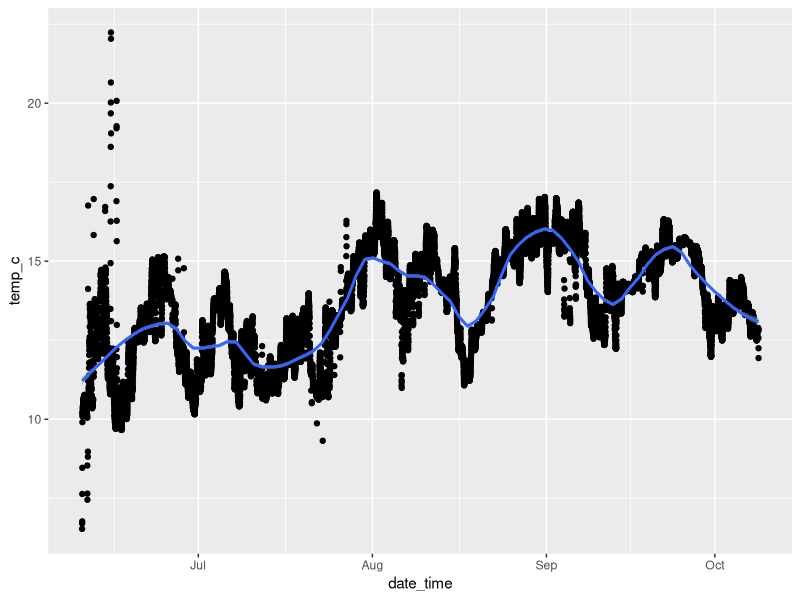
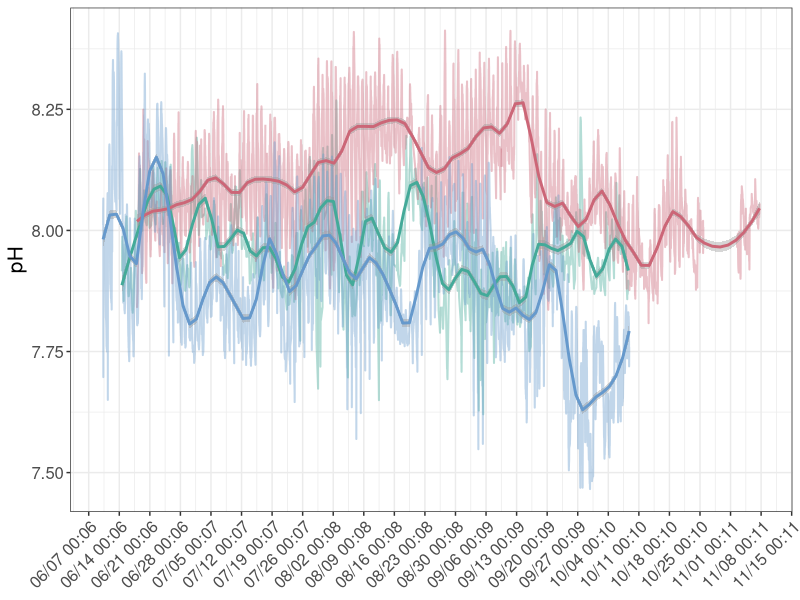
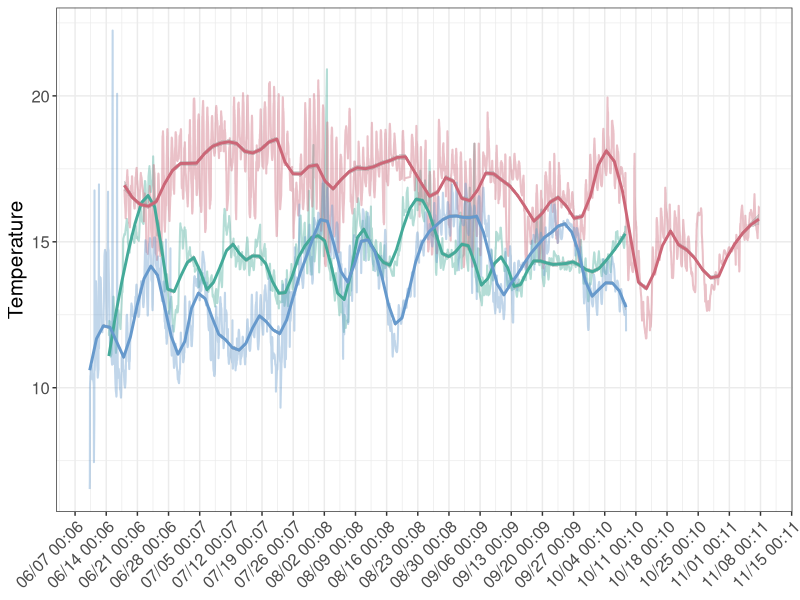
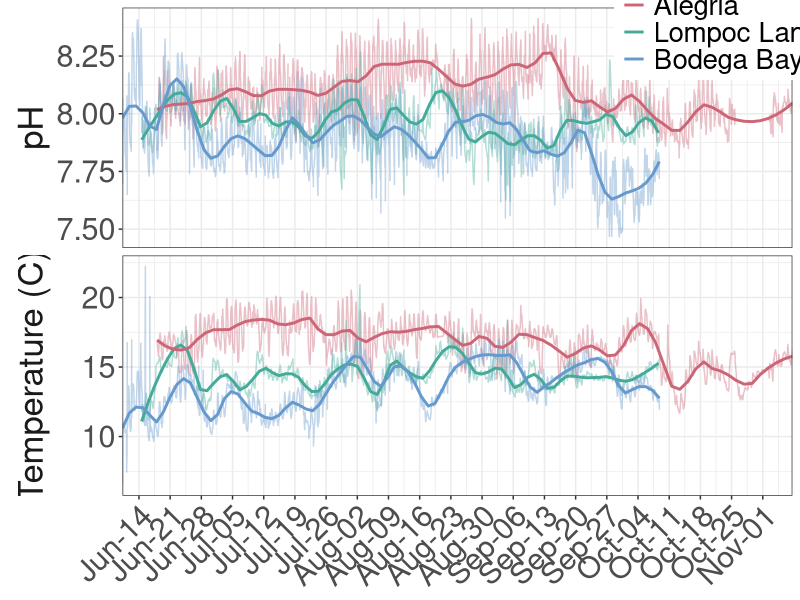
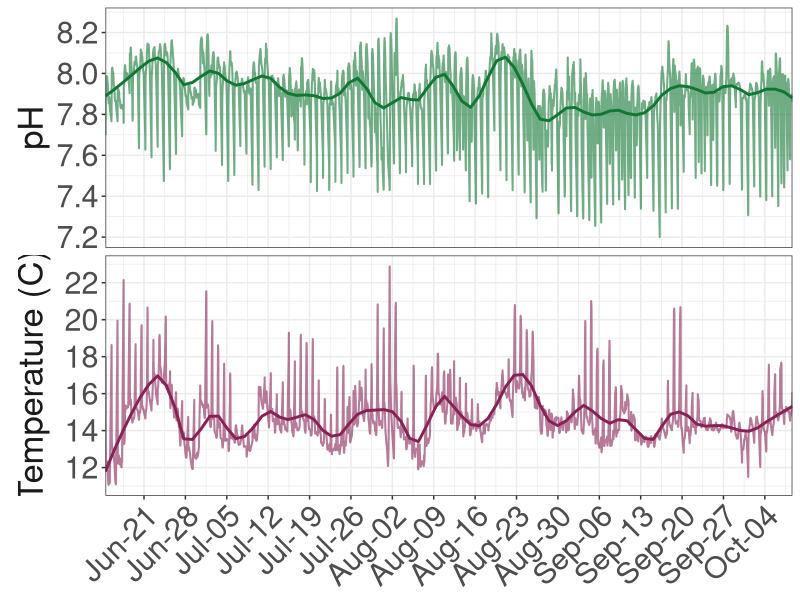
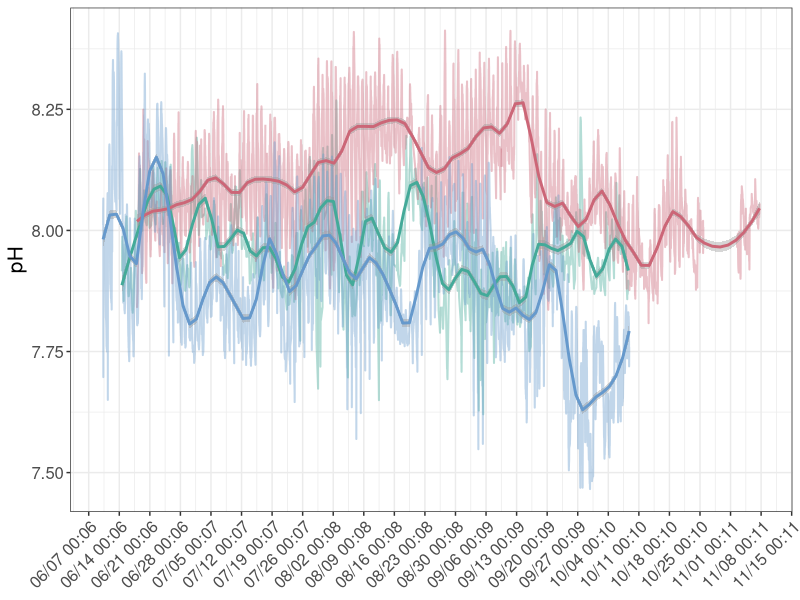
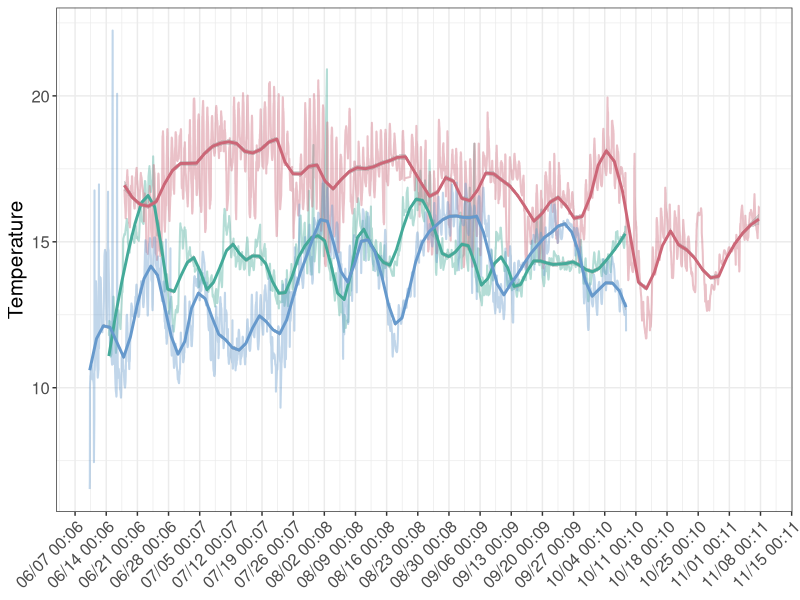
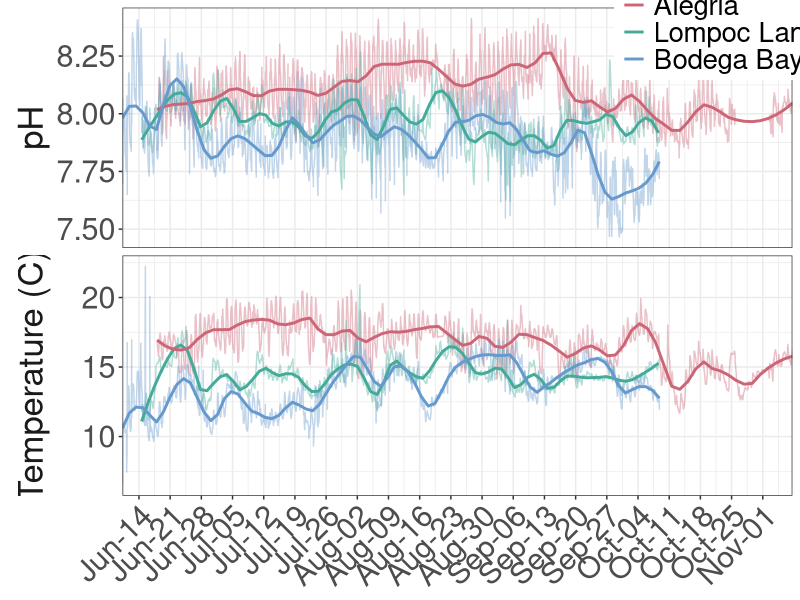

R code for these plots, in order:
## ---- chunk 1
knitr::opts_chunk$set(echo = TRUE,
                      messages = FALSE, 
                      error = FALSE,
                      warning = FALSE)

library(tidyverse)
library(here)
library(lubridate)
library(scales) #for plotting time series data
## ---- chunk 2
raw <- read_csv(here("data","sensors", "ph_clean.csv")) %>%
  mutate(temp_c=ifelse(is.na(temp_c==TRUE), temp_durafet_c, temp_c)) #use durafet temp values as "TEMP" values, until I recover HOBO from Alegria

alg <- raw %>%
  filter(site=="Alegria")

lol <- raw %>%
  filter(site=="Lompoc Landing")

bml <- raw %>%
  filter(site=="Bodega Bay")
## ---- chunk 3
ggplot(bml, aes(x=date_time, y=temp_c)) +
  geom_point() +
  geom_smooth(method="loess", span=0.2) #span 0.3 looks similar to method="gam"
## ---- chunk 4
#set order for sites
raw$site <- factor(raw$site, levels=c("Lompoc Landing","Alegria","Bodega Bay"))

#set custom color for sites
pal <- c(
  "Alegria" = "#CC6677",
  "Lompoc Landing" = "#44AA99",
  "Bodega Bay" = "#6699CC"
)

#Run this for pH
ggplot(raw, aes(x=date_time, y=p_h, group=site)) +
  geom_line(aes(color=site), size=0.7, alpha=0.4) +
  scale_color_manual(values = pal) + #color lines by custom site color palette
  geom_smooth(aes(color=site), method="loess", span=0.1) +
  scale_x_datetime(breaks = scales::date_breaks("1 week"), 
                    labels = date_format("%m/%d %H:%m")) +
  #xlab("Date and time") +
  ylab("pH") +
  theme_bw() +
  theme(axis.text.x=element_text(angle=45, vjust = 1, hjust=1, size=12),
        #element_text(angle=45, vjust = 1, hjust=1, size=12),
        axis.title.x=element_blank(),
        #element_text(size=15),
        axis.text.y=element_text(size=12),
        #axis.ticks.x=element_blank(),
        axis.title.y=element_text(size=15),
        legend.position = "none")

ggsave(here("figures", "sensors", "ph_smooth.png"), height=20, width=40, units="cm")

#Run this for temperature
ggplot(raw, aes(x=date_time, y=temp_c, group=site)) +
  geom_line(aes(color=site), size=0.7, alpha=0.4) +
  scale_color_manual(values = pal) + #color lines by custom site color palette
  geom_smooth(aes(color=site), method="loess", span=0.1) + 
  scale_x_datetime(breaks = scales::date_breaks("1 week"), 
                    labels = date_format("%m/%d %H:%m")) +
  #xlab("Date and time") +
  ylab("Temperature") +
  theme_bw() +
  theme(axis.text.x=element_text(angle=45, vjust = 1, hjust=1, size=12),
        #element_text(angle=45, vjust = 1, hjust=1, size=12),
        axis.title.x=element_blank(),
        #element_text(size=15),
        axis.text.y=element_text(size=12),
        #axis.ticks.x=element_blank(),
        axis.title.y=element_text(size=15),
        legend.position = "none")

ggsave(here("figures", "sensors", "temp_smooth.png"), height=20, width=40, units="cm")
## ---- chunk 5
raw_combine <- raw %>%
  select(site, date_time, temp_c, p_h) %>%
  pivot_longer(cols=temp_c:p_h,
               names_to = "group",
               values_to = "value")

ggplot(raw_combine, aes(x=date_time, y=value, group=group, color=site)) +
  #geom_line(aes(color=site), size=0.7, alpha=0.2) +
  geom_line(aes(x=date_time, y=value, group=group), data = . %>% filter((site %in% c("Alegria"))), alpha=0.4) + #plot only ALG line
  geom_line(aes(x=date_time, y=value, group=group), data = . %>% filter((site %in% c("Lompoc Landing"))), alpha=0.4) + #plot only LOL
  geom_line(aes(x=date_time, y=value, group=group), data = . %>% filter((site %in% c("Bodega Bay"))), alpha=0.4) + #plot only BML
  geom_smooth(aes(group=site), method="loess", span=0.1, se=FALSE) + 
  scale_color_manual(values = pal) + #color lines by custom site color palette
  #geom_point(aes(color=group), size=0.5) +
  scale_x_datetime(breaks = date_breaks("1 week"),
                   labels = date_format("%b-%d"),
                   # limits = as.POSIXct(strptime(c("2021-06-20 07:00",
                   #                                "2021-10-08 07:00"),
                   #                              format = "%Y-%m-%d %H:%M")),
                    # c(as.POSIXct("2021-06-14 00:07:30"),as.POSIXct("2021-10-08 00:07:00")),
                     expand = c(0, 0)) + 
  facet_grid(group ~ ., #facet wrap to create one panel for pH and one for temp
             scales = "free_y",
             switch="both",
             labeller = as_labeller(c(temp_c = "Temperature (C)", p_h = "pH"))) + #customize strip labels
  xlab("Date and time") +
  ylab(NULL) + #remove "Value" from Y axis label
  theme_bw() +
  theme(axis.text.x=element_text(angle=45, vjust = 1, hjust=1, size=22),
        #axis.title.x=element_text(size=25),
        axis.title.x=element_blank(),
        axis.text.y=element_text(size=22),
        legend.text=element_text(size=20),
        legend.title = element_blank(),
        #element_text(size=25),
        legend.position = c(0.92,0.95), #customize legend position on plot
        #legend.key.size = unit(4,"line"),
        #legend.key.height = unit(1,"cm"),
        strip.background = element_blank(), #remove strip background from facet_grid
        strip.text.y = element_text(size = 25),
        strip.placement = "outside") + #place the strip outside of the plot
  guides(colour = guide_legend(override.aes = list(size=5))) #make the legend line wider, for easier viewing

ggsave(here("figures", "sensors", "smooth_all.png"), height=20, width=40, units="cm")
## ---- chunk 6
#Read in LOL data
lol_all <- read_csv(here("data","sensors", "lol_all.csv"))

lol_prep <- lol_all %>%
  select(date_time, temp_c, p_h) %>%
  pivot_longer(cols=temp_c:p_h,
               names_to = "group",
               values_to = "value")

count <- 1
breaks_fun <- function(x) {
  count <<- count + 1L
  switch(
    count,
    c(7.2, 7.6, 8.0, 8.6),
    c(5, 10, 15, 20),
  )
}

ggplot(lol_prep, aes(x=date_time, y=value, group=group)) +
  geom_line(aes(color=group), size=0.7, alpha=0.6) +
  geom_smooth(aes(group=group, color=group), method="loess", span=0.1, se=FALSE) + 
  scale_color_manual(values = c("#117733", "#882255")) + #color lines by custom site color palette
  scale_x_datetime(breaks = date_breaks("1 week"),
                   labels = date_format("%b-%d"), #b makes month label June and not 06
                   expand = c(0, 0)) + 
  facet_grid(group ~ ., #facet wrap to create one panel for pH and one for temp
             scales = "free",
             switch="both",
             labeller = as_labeller(c(temp_c = "Temperature (C)", p_h = "pH"))) + #customize strip labels
  xlab("Date and time") +
  ylab(NULL) + #remove "Value" from Y axis label
  scale_y_continuous(breaks = scales::pretty_breaks(6)) +
  theme_bw() +
  theme(axis.text.x=element_text(angle=45, vjust = 1, hjust=1, size=22),
        axis.title.x=element_blank(),
        axis.text.y=element_text(size=22),
        legend.position = "none",
        strip.background = element_blank(), #remove strip background from facet_grid
        strip.text.y = element_text(size = 25),
        strip.placement = "outside") + #place the strip outside of the plot
  guides(colour = guide_legend(override.aes = list(size=5))) #make the legend line wider, for easier viewing

ggsave(here("figures", "sensors", "smooth_lol.png"), height=20, width=40, units="cm")
